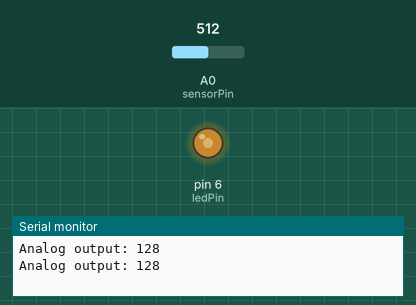
Recording of a sketch running on a simulated Arduino Uno, built with avr-gcc and run on an emulated ATmega328P. Parts: output pins drawn as LEDs (lit = HIGH), the last lines printed to the serial monitor. The inputs (shaded band) are chosen by the test bench; at power-on: A0 (sensorPin) = 512.

Above: at 1.8 s.
1.9 s: A0 (sensorPin) set to 306
At 2.3 s:
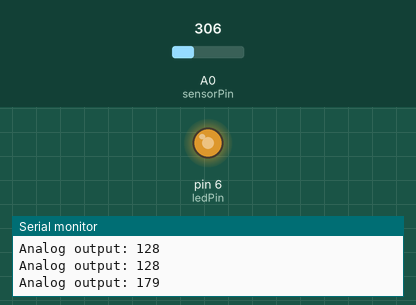
3.5 s: A0 (sensorPin) set to 122
At 5.1 s:
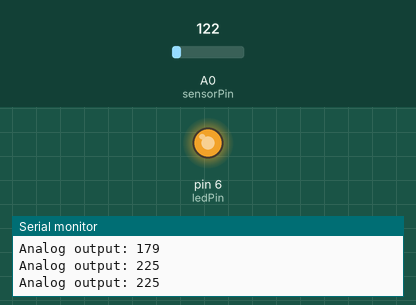
5.5 s: A0 (sensorPin) set to 900
At 6.6 s:
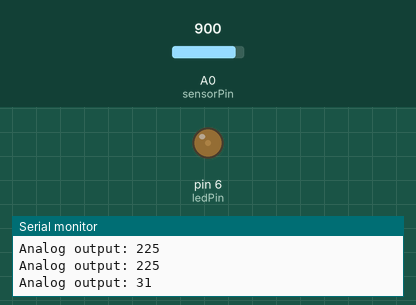
7.5 s: A0 (sensorPin) set to 1023
At 9.2 s:
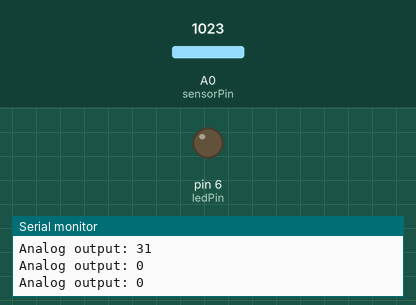
9.5 s: A0 (sensorPin) set to 511
At 10.9 s:
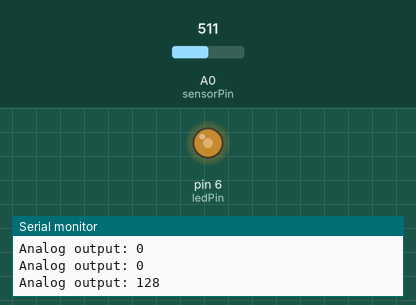
Timing chart, 0 to 12.5 s (numbered marks = the images above; inputs shaded):
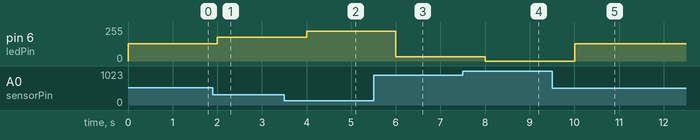

Measured:
- after the input at 1.9 s, pin 6 (ledPin): 128/255 → 179/255 after 0.10 s
- after the input at 3.5 s, pin 6 (ledPin): 179/255 → 225/255 after 0.50 s
- after the input at 5.5 s, pin 6 (ledPin): 225/255 → 31/255 after 0.50 s
- after the input at 7.5 s, pin 6 (ledPin): 31/255 → 0/255 after 0.50 s
- after the input at 9.5 s, pin 6 (ledPin): 0/255 → 128/255 after 0.50 s

The sketch:

soilMoisture.ino
```cpp
#define ledPin 6
#define sensorPin A0

void setup() {
  Serial.begin(9600);
  pinMode(ledPin, OUTPUT);
  digitalWrite(ledPin, LOW);
}


void loop() {
  Serial.print("Analog output: ");
  Serial.println(readSensor());
  delay(1000);
}

int readSensor() {
  int sensorValue = analogRead(sensorPin);
  int outputValue = map(sensorValue, 0, 1023, 255, 0);
  analogWrite(ledPin, outputValue);
  return outputValue;
}
```
